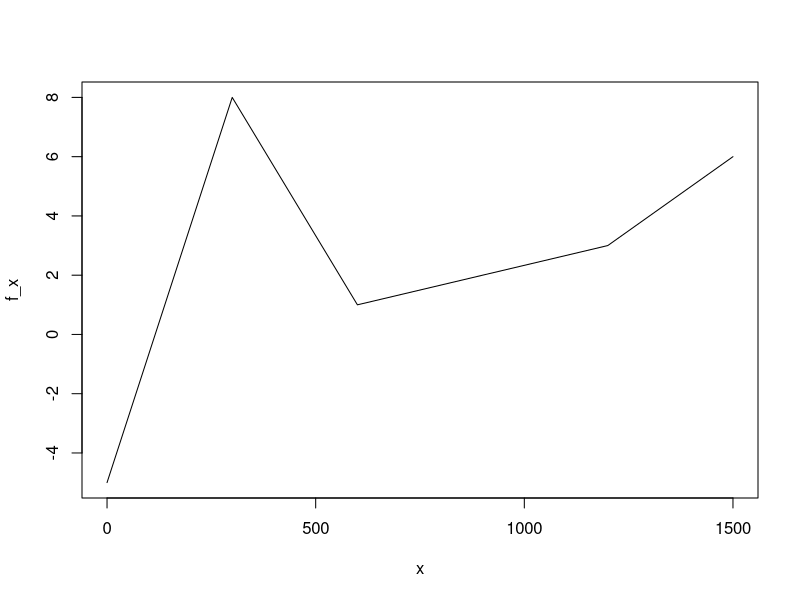
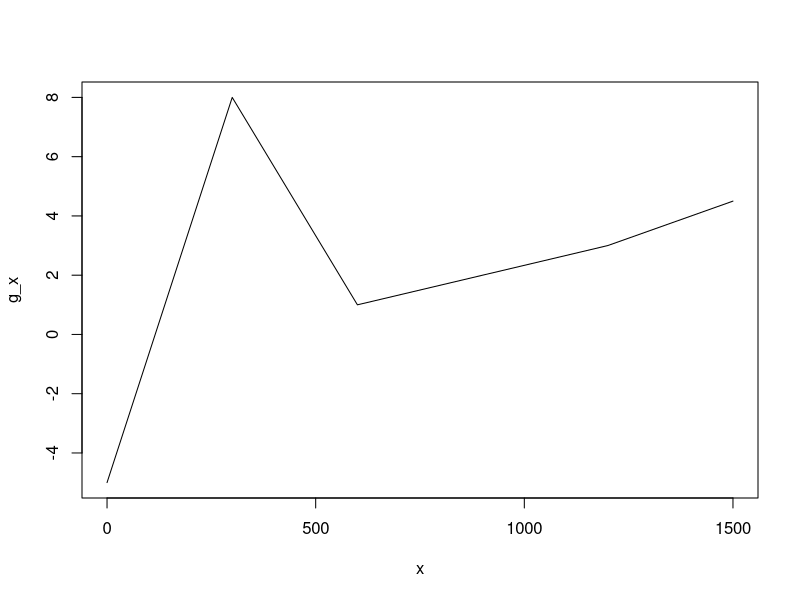

The R source for these figures, in order: (Note: this script raises an error after producing the figures.)
#example script that was used to test CPD debugging

x = c(0, 300, 600, 900, 1200, 1500)
f_x = c(-5, 8, 1, 2, 3, 6)
g_x = c(-5, 8, 1, 2, 3, 4.5)



plot(x, f_x, type = "l")
plot(x, g_x, type = "l")


fun_1_df = linear_function_generator(x, f_x, tail(x, n=1), 0.01) %>%
  mutate(df_header = "test")
fun_2_df = linear_function_generator(x, g_x, tail(x, n=1), 0.01)

plot(fun_1_df$value, type = "l")

win_length_vector = c(25)

v_val = 1.960
sd_v  = 1

fun_1_cp_detection = map_dfr(.x = win_length_vector,
                             .f = ~multi_var_ts_gradient_cp_detection_new(df = fun_1_df,
                                                           .x, "test", z_value = v_val, date = FALSE))
fun_1_cp_detection_example = map_dfr(.x = 60,
                             .f = ~window_length_constrain(df = fun_1_df,
                                                           .x, cp_factor = 1e2,
                                                           epsilon = 1e-9, date = FALSE))

random_example_summarise_stats = filter(fun_1_cp_detection, variables == "3. 2nd derivative") %>% 
  group_by(window_length_level) %>% 
  summarise(mean_value = mean(value, na.rm  = TRUE),
            sd_value = sd(value, na.rm  = TRUE),
            median_value = median(value, na.rm  = TRUE),
            lower = mean(value) - sd_v*sd(value), 
            upper = mean(value) + sd_v*sd(value),
            lower_CI = mean(value) - (v_val*sd(value))/sqrt(n()),
            upper_CI = mean(value) + (v_val*sd(value))/sqrt(n()),
            n = n()) %>%
  mutate(variables = "3. 2nd derivative")

theme_set(theme_gray(base_size = 18))





fun_1_cp_detection %>%
  filter(variables %in% c("1. Input dataset", "2. Rolling gradient",
                          "3. 2nd derivative")) %>%
  ggplot(aes(x = index, y = value)) +
  geom_line(aes(colour=variables), lwd = 1.5)+
  labs(x= "x", y = "Various Units", colour = "Variables")+
  geom_vline(data = filter(fun_1_cp_detection,
                           cp_marker==TRUE, variables == "1. Input dataset"),
             aes(xintercept = index), size  = 1, colour = "blue")+
  geom_hline(data = filter(random_example_summarise_stats, variables == "3. 2nd derivative"),
             aes(yintercept = mean_value), size  = 1, colour = "red")+
  geom_hline(data = filter(random_example_summarise_stats, variables == "3. 2nd derivative"),
             aes(yintercept = lower_CI), size  = 0.8, colour = "red",
             linetype = 2)+
  geom_hline(data = filter(random_example_summarise_stats, variables == "3. 2nd derivative"),
             aes(yintercept = upper_CI), size  = 0.8, colour = "red",
             linetype = 2) +
  facet_grid(vars(variables), vars(window_length_level), scales = "free_y")

